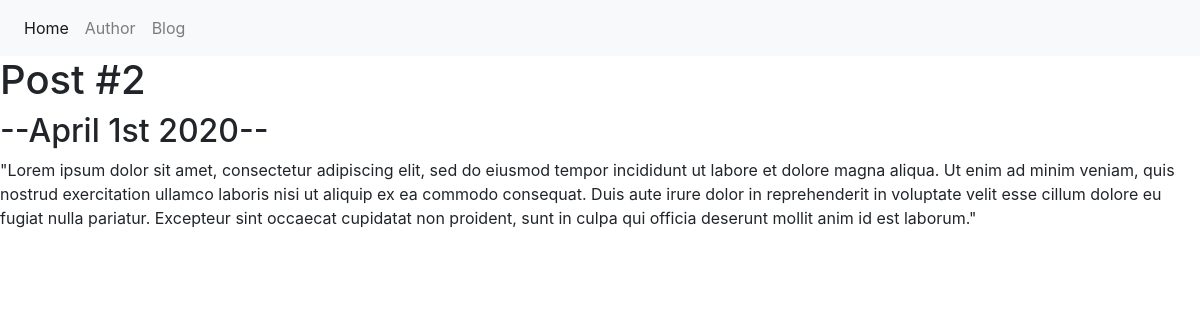
The app's page /blog/2/ with its own data.
### blog/models.py (models this page shows, shortened)
class Blog(models.Model):
	title = models.CharField(max_length=200)
	description = models.TextField()
	date = models.DateField()

### blog/views.py (the view)
# urls.py: path('<int:blog_id>/', views.detail, name='detail'),
def detail(request, blog_id):
	blog = get_object_or_404(Blog, pk=blog_id)
	return render(request, 'blog/detail.html', {'blog':blog})

### blog/templates/blog/detail.html
{% extends 'portfolio/base.html' %}
{% block content %}
<h1>{{ blog.title }}</h1>
<h2>--{{blog.date|date:'F jS Y'}}--</h2>
{{ blog.description|safe }}
{% endblock %}

### records on screen
Blog: title "Post #2", date "April 1st 2020", description "\"Lorem ipsum dolor sit amet, consectetur adipiscing elit, sed do eiusmod tempor incididunt ut labore et dolore magna aliqua. Ut enim ad minim veniam, quis nostrud exercitation ullamco laboris nisi ut aliquip ex ea commodo consequat. Duis aute irure dolor in reprehenderit in voluptate velit esse cillum dolore eu fugiat nulla pariatur. Excepteur sint occaecat cupidatat non proident, sunt in culpa qui officia deserunt mollit anim id est laborum.\""
